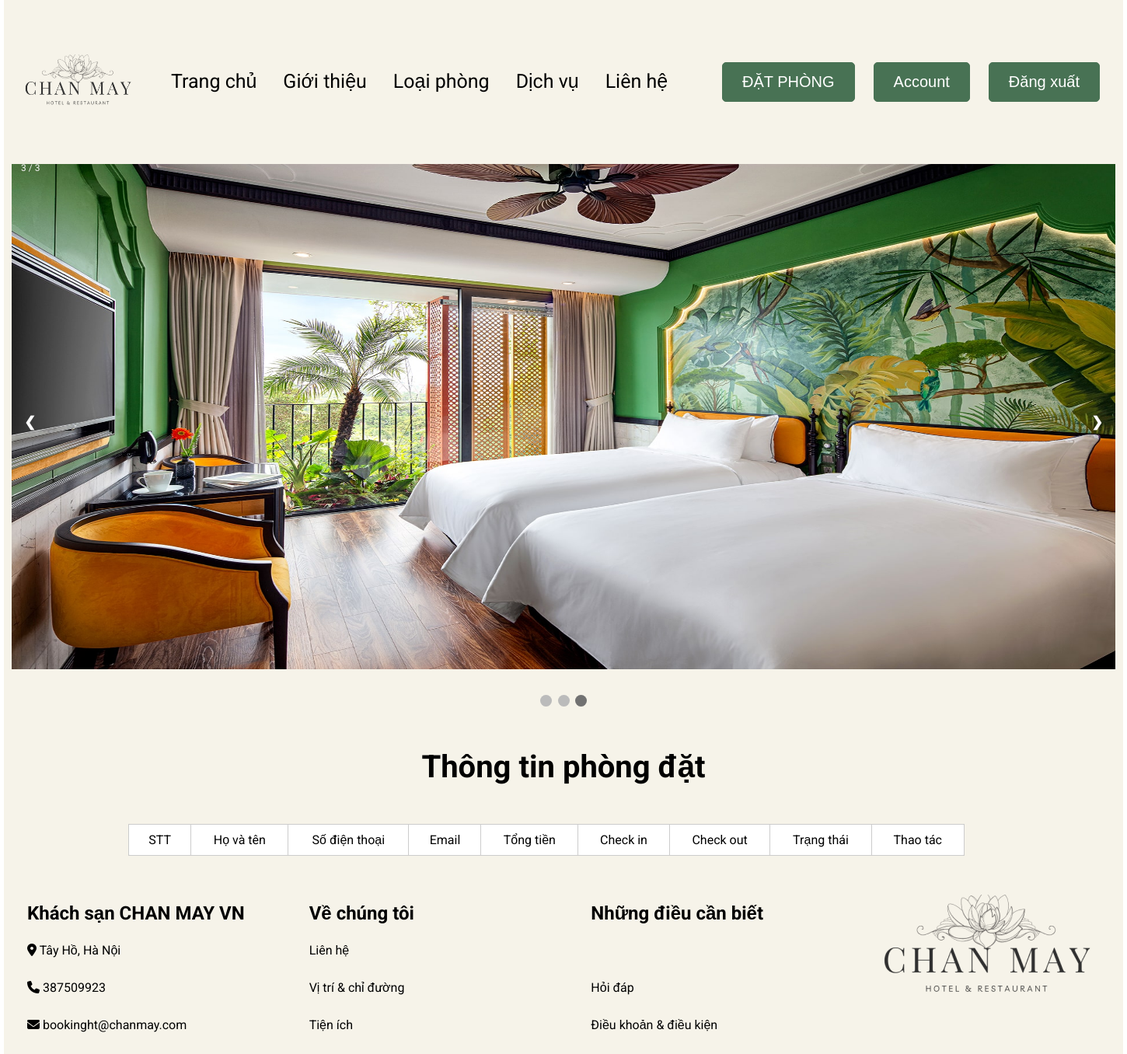
Page /index.php?url=booking-cua-toi&id=8 (signed in) on the committed database.
### tables this page shows
CREATE TABLE `setting` (
  `id_st` int(11) NOT NULL,
  `logo` varchar(255) NOT NULL,
  `address` varchar(255) NOT NULL,
  `tel` int(20) NOT NULL,
  `email` varchar(50) NOT NULL,
  `copyright` varchar(255) DEFAULT NULL
);

### Controller/clientController.php (called while the page is built, shortened)
<?php
require_once './Models/pdo.php';
require_once './Models/home.php';
function booking(){
    $giaoDien = giaoDienTrangChu();
    include_once './View/Client/cart/myBill.php';
}
?>

### Models/pdo.php (called while the page is built, shortened)
<?php
function pdo_get_connection(){
    $dburl = "mysql:host=localhost;dbname=duan1;charset=utf8";
    $username = 'root';
    $password = '';
    $conn = new PDO($dburl, $username, $password);
    $conn->setAttribute(PDO::ATTR_ERRMODE, PDO::ERRMODE_EXCEPTION);
    return $conn;
}
function pdo_query($sql){
    $sql_args = array_slice(func_get_args(), 1);
    try{
        $conn = pdo_get_connection();
        $stmt = $conn->prepare($sql);
        $stmt->execute($sql_args);
        $rows = $stmt->fetchAll();
        return $rows;
    }
    catch(PDOException $e){
        throw $e;
    }
    finally{
        unset($conn);
    }
}

### Models/home.php (called while the page is built, shortened)
<?php
function giaoDienTrangChu(){
    $sql = "SELECT * FROM `setting` WHERE id_st = 1";
    $trangChu = pdo_query($sql);
    return $trangChu;
}
?>

### View/Client/cart/myBill.php (the view, shortened to what this page needs)
<!DOCTYPE html>
<html lang="en">
<head>
    <link rel="stylesheet" href="View/src/css/style.css">
</head>
<body>
<div class="container">
    <header>
        <div class="menu">
            <div class="logo">
                <a href="index.php?url=trang-chu"> <img src="View/src/upload/<?php echo $giaoDien[0]['logo']?>"></a>
            </div>
            <nav>
                <ul>
                    <li><a href="index.php?url=trang-chu">Trang chủ</a></li>
                    <li><a href="index.php?url=gioi-thieu">Giới thiệu</a></li>
                    <li><a href="index.php?url=loai-phong">Loại phòng</a></li>
                    <li><a href="index.php?url=dich-vu">Dịch vụ</a></li>
                    <li><a href="index.php?url=lien-he">Liên hệ</a></li>
                </ul>
            </nav>
        </div>
        <div class="header_book">
            <a href="index.php?url=book-phong"><input type="button" value="ĐẶT PHÒNG"></a>
            <?php if (isset($_SESSION['account']) && ($_SESSION['account']['role'] > 0)) { ?>
                <a href="index.php?url=admin"> <input type="button" value="Admin"></a>
                <a href="index.php?url=dang-xuat"> <input type="button" value="Đăng xuất"></a>
            <?php } elseif (isset($_SESSION['account']) && ($_SESSION['account']['role'] == 0)) { ?>
                <a href="index.php?url=sua-tai-khoan"> <input type="button" value="Account"></a>
                <a href="index.php?url=dang-xuat"> <input type="button" value="Đăng xuất"></a>
            <?php } else { ?>
                <a href="index.php?url=dang-nhap"> <input type="button" value="Đăng nhập"></a>
            <?php } ?>
        </div>
    </header>
    <div class="banner">
        <div class="slideshow-container">
            <div class="mySlides fade">
                <div class="numbertext">3 / 3</div>
                <img src="View/src/image/5 DELUXE STUDIO_P704_1 1920-min.jpg" style="width:100%">
            </div>
            <a class="prev" onclick="plusSlides(-1)">❮</a>
            <a class="next" onclick="plusSlides(1)">❯</a>
        </div>
        <br>
        <div style="text-align:center">
            <span class="dot" onclick="currentSlide(1)"></span>
            <span class="dot" onclick="currentSlide(2)"></span>
            <span class="dot" onclick="currentSlide(3)"></span>
        </div>
    </div>
    <main>
        <div class="main-bookphong">
            <h2>Thông tin phòng đặt</h2>
            <table>
                <tr>
                    <td>STT</td>
                    <td>Họ và tên</td>
                    <td>Số điện thoại</td>
                    <td>Email</td>
                    <td>Tổng tiền</td>
                    <td>Check in</td>
                    <td>Check out</td>
                    <td>Trạng thái</td>
                    <td>Thao tác</td>
                </tr>
            </table>
        </div>
    </main>
    <footer>
        <div class="footer-box1">
            <div class="footer-box">
                <h2>Khách sạn CHAN MAY VN</h2>
                <p><i class="fa-sharp fa-solid fa-location-dot"></i> <?php echo $giaoDien[0]['address']?></p>
                <p><i class="fa-sharp fa-solid fa-phone"></i> <?php echo $giaoDien[0]['tel']?></p>
                <p><i class="fa-sharp fa-solid fa-envelope"></i> <?php echo $giaoDien[0]['email']?></p>
            </div>
            <div class="footer-box">
                <h2>Về chúng tôi</h2>
                <a href="index.php?url=lien-he">Liên hệ</a> <br>
                <a href="index.php?url=vi-tri-va-chi-duong">Vị trí & chỉ đường</a> <br>
                <a href="index.php?url=tien-ich">Tiện ích</a>
            </div>
            <div class="footer-box">
                <h2>Những điều cần biết</h2> <br>
                <a href="index.php?url=hoi-dap">Hỏi đáp</a> <br>
                <a href="index.php?url=dieu-kien-va-dieu-khoan">Điều khoản & điều kiện</a>
            </div>
            <div class="footer-box2">
                <a href="index.php?url=trang-chu"> <img src="View/src/upload/<?php echo $giaoDien[0]['logo']?>" alt=""></a>
            </div>
        </div>
    </footer>
</div>
</body>
</html>

### View/src/css/style.css (style rules this page uses)
* { margin: 0; padding: 0; box-sizing: border-box; }
.container { padding: 10px; margin: auto; width: 1440px; background-color: #F6F3E9; font-family: 'Roboto', sans-serif; }
.logo img { width: 150px; margin-top: 20px; }
header { padding: 10px; display: flex; justify-content: space-between; margin: 30px 0; }
nav ul li { padding: 40px 15px; display: inline-block; font-size: 25px; }
nav ul li a, .footer-box a, .box-dn1 a { color: #000; text-decoration: none; }
.menu { display: flex; grid-gap: 30px; }
.header_book input, .main-chitiet a input, .frm-gt button { margin: 30px 10px; padding: 13px 25px; background-color: #487254; color: white; border: 1px solid #487254; border-radius: 5px; font-size: 20px; }
.banner img { margin: 10px 0; width: 100%; }
.footer-box1 { display: grid; grid-template-columns: 2fr 2fr 2fr 1fr; margin: 30px 0; padding: 20px; line-height: 300%; border-color: rgb(189, 174, 174); }
.info-dn h2, .info-dk h2, .info-mk h2, .main-bookphong h2 { text-align: center; margin: 50px 0; font-size: 40px; }
.header_book { z-index: 1; }
.main-bookphong table { width: 1076px; border-radius: 5px; border-collapse: collapse; margin: 30px 150px; background-color: #fff; }
.main-bookphong table tr { text-align: center; }
.main-bookphong table td { padding: 10px 20px; border: 1px solid #CCC; }
* { box-sizing: border-box }
.slideshow-container { max-width: 1440px; position: relative; }
.mySlides { display: none; }
.fade img { width: 100%; height: 650px; }
.prev, .next { cursor: pointer; position: absolute; top: 50%; width: auto; margin-top: -22px; padding: 16px; color: white; font-weight: bold; font-size: 18px; transition: 0.6s ease; border-radius: 0 3px 3px 0; user-select: none; }
.next { right: 0; border-radius: 3px 0 0 3px; }
.numbertext { color: #f2f2f2; font-size: 12px; padding: 8px 12px; position: absolute; top: 0; }
.dot { cursor: pointer; height: 15px; width: 15px; margin: 0 2px; background-color: #bbb; border-radius: 50%; display: inline-block; transition: background-color 0.6s ease; }
.active, .dot:hover { background-color: #717171; }
.fade { animation-name: fade; animation-duration: 1.5s; }

### rows in the picture
setting: logo (picture), address "Tây Hồ, Hà Nội", tel "387509923", email "bookinght@chanmay.com"
